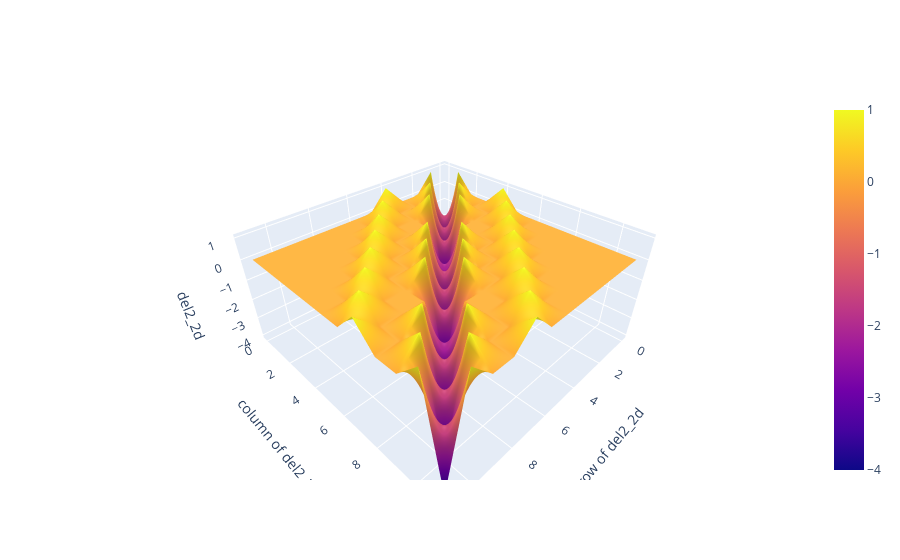

Source (notebook cell):
### Markdown cell above
### Building the matrix representation of $\nabla^2$ in 2d
In the cell below, we construct a matrix representation of $\nabla^2$ in 2d.

### Code cell
# Constructing the del2 matrix from the x- and y- second derivative matrices
del2_2d = np.kron(del2x,Iy) + np.kron(Ix,del2y)
print(np.shape(del2_2d))
print(del2_2d)

# This is an attempt at visualizing it
fig = go.Figure(data=go.Surface(z=del2_2d))
fig.update_layout(scene = dict(
                    xaxis_title="row of del2_2d",
                    yaxis_title="column of del2_2d",
                    zaxis_title='del2_2d'))

### Figure 1 — Plotly figure (JSON) as saved in the notebook; plotly's stock layout.template omitted (floating-point values rounded to 4 significant figures; data arrays with more than 128 entries replaced by an {"elided": "..."} marker saying what was removed)
{"data": [{"type": "surface", "z": {"elided": "12x12 int values"}}], "layout": {"scene": {"xaxis": {"title": {"text": "row of del2_2d"}}, "yaxis": {"title": {"text": "column of del2_2d"}}, "zaxis": {"title": {"text": "del2_2d"}}}}}
